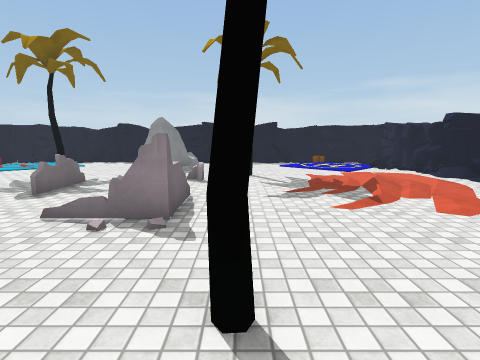
view 1 (above)

16 first-person views from a walk through a scene from a Unity 3-D project. The camera is 1.5 m above the floor, tilts 8° down and sees 80° across. The floor is counted in squares, 1 m on a side. Each view is taken from the middle of a square. On the plan, view 1 faces up. The plan holds only what a view shows up to about 14 squares ahead; the rest is blank. Surface patterns are stand-ins for the level's own textures.

view 2
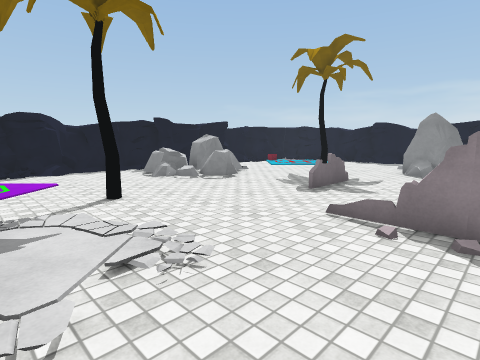

view 3
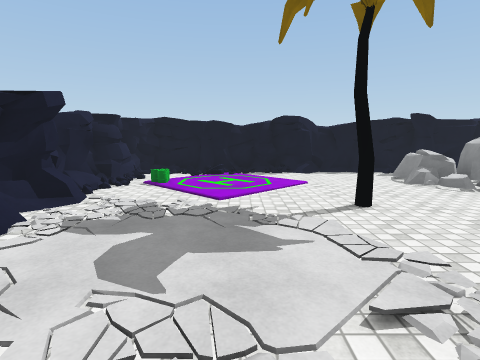

view 4
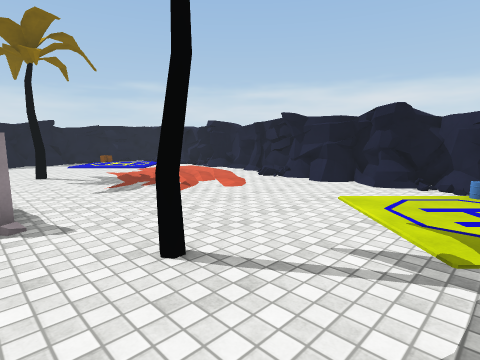

view 5
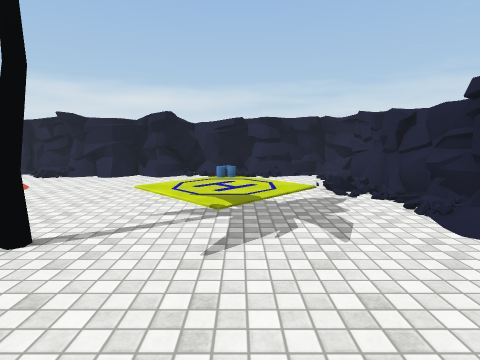

view 6
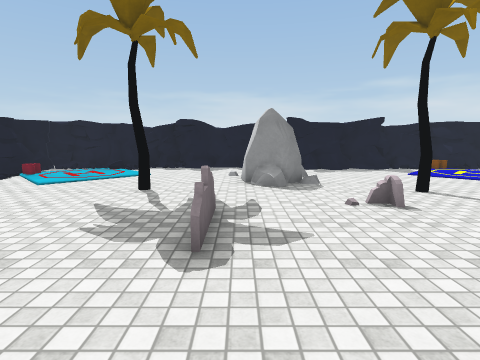

view 7
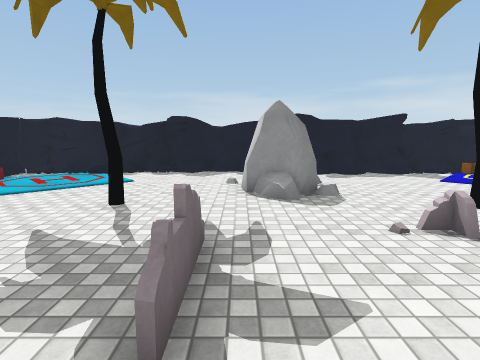

view 8
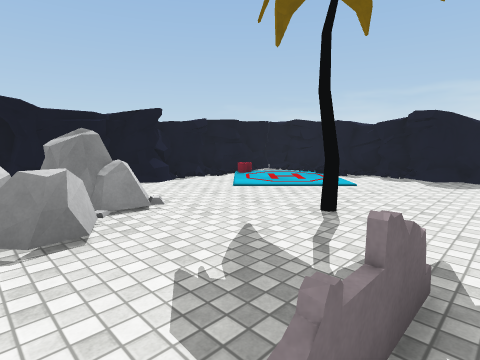

view 9
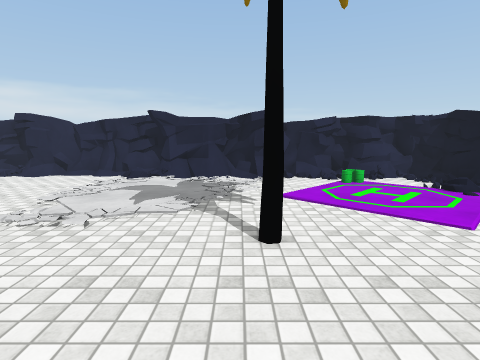

view 10
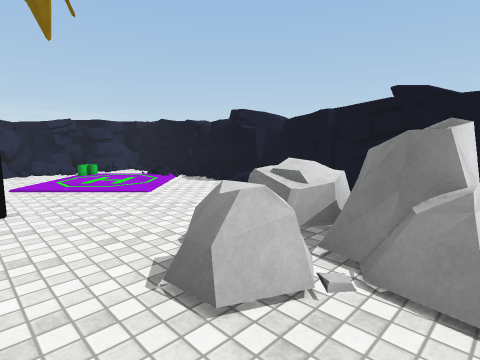

view 11
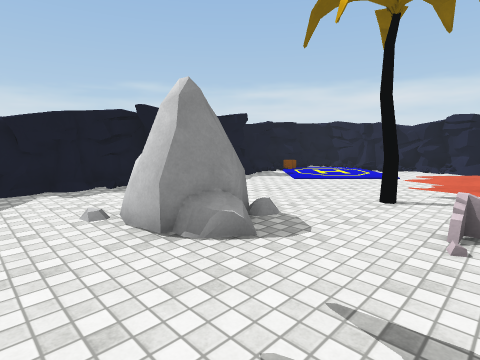

view 12
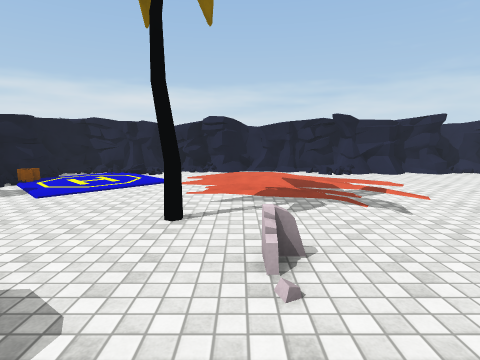

view 13
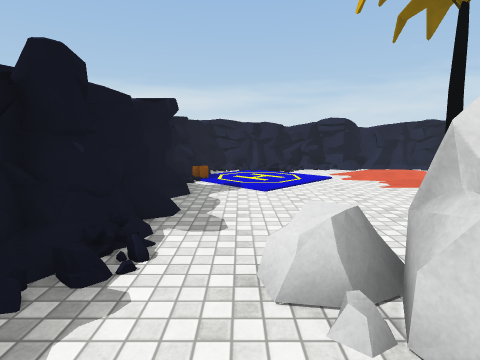

view 14
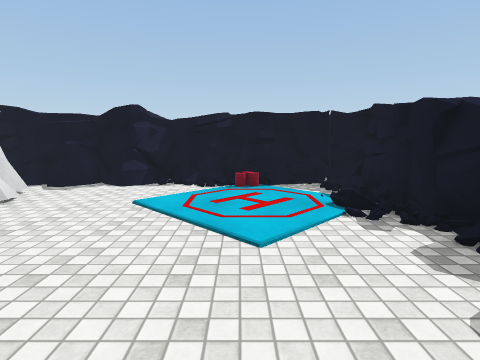

view 15
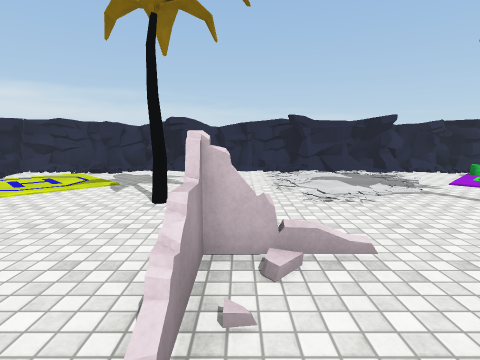

view 16
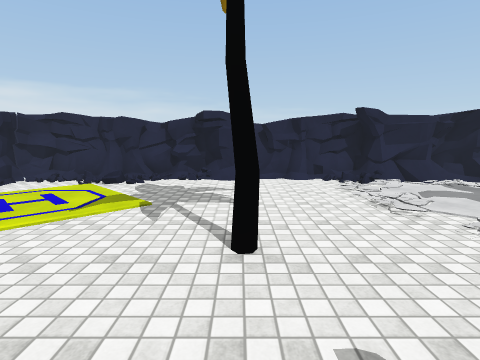

### Floor plan
Key: @ floor where view 1 was taken; # wall or solid block; . main floor; : floor 0.25 m higher than the main floor; / step, stairs or slope; = window, fence, low wall or low ledge; R rock; T tree; O other object.
Columns run from 16 left of view 1 to 9 right of it. Each row starts with its distance up from view 1.
 20      ##########  #######
 19  #####////...O#####///###
 18  #...//............../..#
 17  #......................#
 16  #O.........RR.......... #
 15  #.........RRR........../#
 14  #.........RRR........../#
 13  #......T.............../#
 12  #..............T..../../#
 11  #............==...../...#
 10  ##RRR....=....=..././.:.#
  9  # RRR....=.........//./.#
  8 ## RRRR...=........./.../#
  7 #= RROR........=......./O#
  6 #..RR..........=......./##
  5 #.............=#........#
  4 # ......................#
  3 ##.....TT...............##
  2 #.........///...T.......##
  1 #........//:/............#
  0 # .....///:://..@.......##
 -1 ##O.....//:://..........##
 -2 #=......//::/...........#
 -3 #=../..//:///...........#
 -4 ##/////####//...........#
 -5 #########################

Positions as (right, up) in squares from view 1, and headings:
1: (0, 0), facing up
2: (-1, 0), facing up-left
3: (-2, 0), facing left
4: (-2, -1), facing up-right
5: (-4, -1), facing right
6: (-5, 4), facing up
7: (-5, 6), facing up
8: (-5, 7), facing up-left
9: (-8, 7), facing down
10: (-8, 10), facing down-left
11: (-7, 10), facing up-right
12: (-5, 11), facing right
13: (-6, 17), facing right
14: (-5, 16), facing left
15: (-2, 9), facing down
16: (0, 6), facing down
